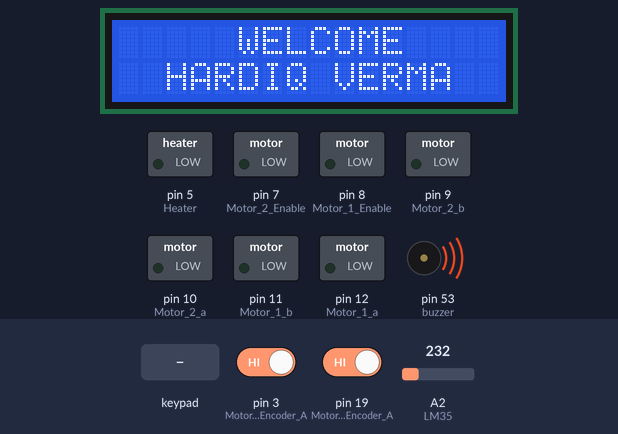
Recording of a sketch running on a simulated Arduino Mega 2560, built with avr-gcc and run on an emulated ATmega2560. Shown: 16×2 character LCD, switched loads named in the sketch (green lamp = pin HIGH), buzzer (waves = sounding, pin HIGH). Inputs (shaded band) come from the test bench; at power-on: pin 3 (Motor_1_Encoder_A) HIGH, pin 19 (Motor_2_Encoder_A) HIGH, A2 (LM35) = 232.

Above: at 0.1 s.
3.8 s: key 'C' pressed
At 5.0 s:
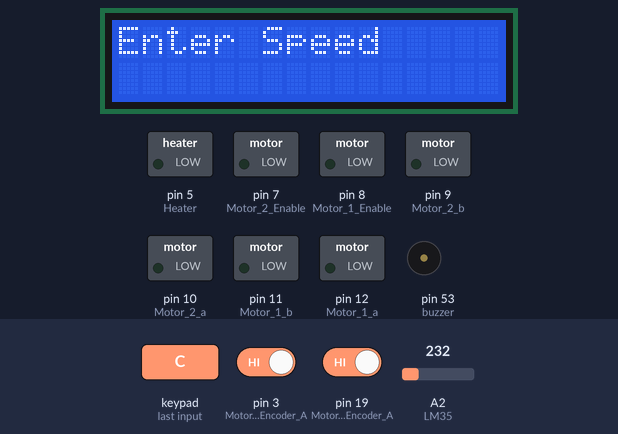
5.4 s: keypad keys 1 2 3 4 * pressed 0.4 s apart
At 7.6 s:
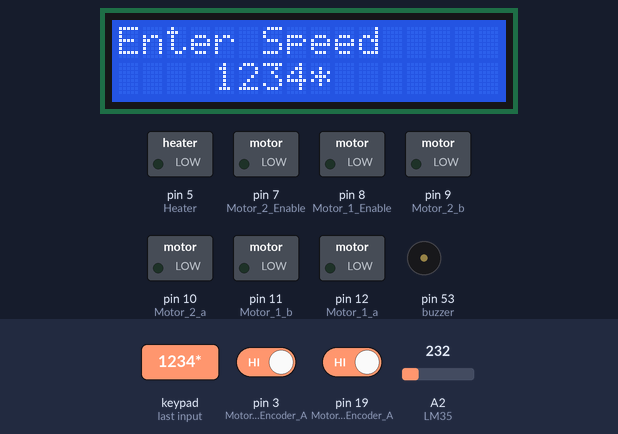
8.9 s: key 'B' pressed
At 9.2 s:
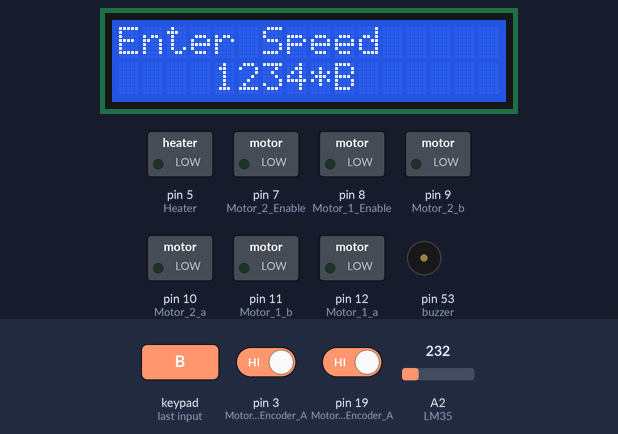
10.4 s: keypad keys 1 2 3 4 D pressed 0.4 s apart
At 12.5 s:
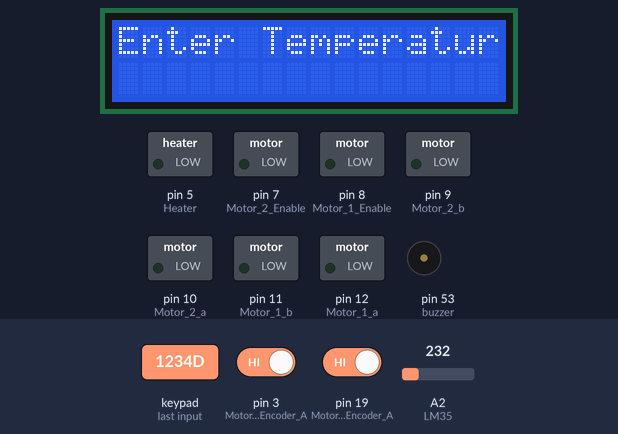
13.9 s: keypad keys 1 3 9 7 D pressed 0.4 s apart
At 17.0 s:
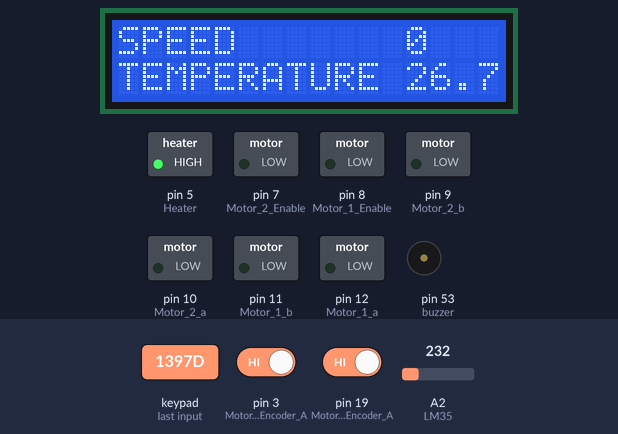
17.4 s: key '*' pressed
At 18.9 s:
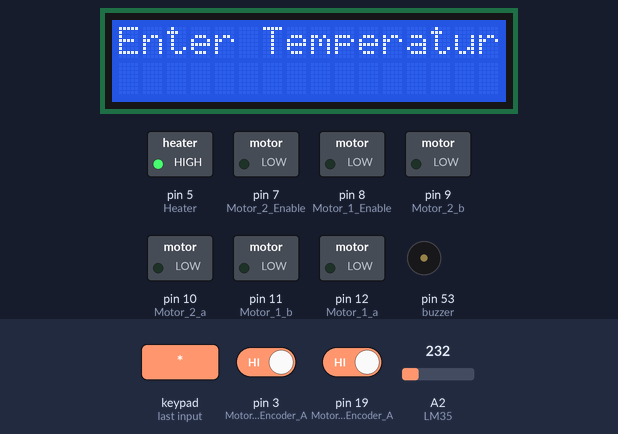
Timing chart, 0 to 20.0 s (numbered marks = the images above; inputs shaded):
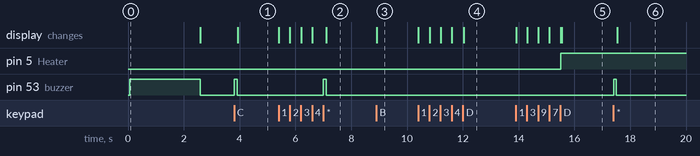

The sketch:

Pharmacy_patent_project.ino
```cpp
#include <PID_v1.h>
#include <Keypad.h>
#include <Wire.h>
#include <LiquidCrystal_PCF8574.h>

#define Motor_1_a 12
#define Motor_1_b 11
#define Motor_2_a 10
#define Motor_2_b 9
#define Motor_1_Enable 8
#define Motor_2_Enable 7
#define Motor_1_Encoder_A 3
#define Motor_1_Encoder_B 2
#define Motor_2_Encoder_A 19
#define Motor_2_Encoder_B 18
#define LM35 A2
#define Heater 5
#define buzzer 53

int Reading = 0;
double Temperature = 0.00;

unsigned long count = 0;

const byte ROWS = 4; //four rows
const byte COLS = 4; //three columns

unsigned int InputSpeed = 0;
double SetTemperature = 0.000;

String InputKeypad = "";
String InputKeypadTemp = "";

boolean EnableKey = false;  // Key to start the entering of the speed.
boolean Enter = false;

boolean EnableTemp = false;
boolean EnterTemp = false;

unsigned long lastMilli = 0;
unsigned long lastMilliPrint = 0;

volatile long count_1 = 0;

int speed_actual_1 = 0;

volatile long count_2 = 0;

int speed_actual_2 = 0;

int PWM_1 = 0;
int PWM_2 = 0;

float Kp = 0.2;                  // For motor
float Kd = 0.03;
float Ki = 0.02;

boolean run = false;

char keys[ROWS][COLS] = {
{ '1','2','3', 'A' }, // A is Start
{ '4','5','6', 'B' }, // B is Stop
{ '7','8','9', 'C' }, // C is Enable Key
{ '*','0','.', 'D' }
};
byte rowPins[ROWS] = { A8, A9, A10, A11 }; //connect to the row pinouts of the keypad
byte colPins[COLS] = { A12, A13, A14, A15 }; //connect to the column pinouts of the keypad

Keypad keypad = Keypad(makeKeymap(keys), rowPins, colPins, ROWS, COLS);

LiquidCrystal_PCF8574 lcd(0x3F);  //lcd Intialization with 0x3F Address


void setup()
{
	pinMode(Motor_1_a, OUTPUT);
	pinMode(Motor_1_b, OUTPUT);
	pinMode(Motor_2_a, OUTPUT);
	pinMode(Motor_2_b, OUTPUT);
	pinMode(Motor_1_Enable, OUTPUT);
	pinMode(Motor_2_Enable, OUTPUT);
	pinMode(Motor_1_Encoder_A, INPUT);
	pinMode(Motor_1_Encoder_B, INPUT);
	pinMode(Motor_2_Encoder_A, INPUT);
	pinMode(Motor_2_Encoder_B, INPUT);
	pinMode(Heater, OUTPUT);
	pinMode(buzzer, OUTPUT);

	digitalWrite(buzzer, LOW);

	analogReference(INTERNAL1V1);

	digitalWrite(Motor_1_Encoder_A, HIGH);
	digitalWrite(Motor_1_Encoder_B, HIGH);

	digitalWrite(Motor_2_Encoder_A, HIGH);
	digitalWrite(Motor_2_Encoder_B, HIGH);


	attachInterrupt(digitalPinToInterrupt(3), rencoder_1, FALLING);

	attachInterrupt(digitalPinToInterrupt(19), rencoder_2, FALLING);

	HeaterOff();

	Wire.begin();

	Wire.beginTransmission(0x3F);

	Serial.begin(9600);

	lcd.begin(16, 2);

	welcomeMessage();

	keypad.addEventListener(keypadEvent);
}

void loop()
{
	digitalWrite(buzzer, LOW);

	char key = keypad.getKey();

	count++;

	DataDisplay();

	ReadTemperature();

	if (EnableKey)
	{

		int Stringlength = 0;
		int i = 4;
		lcd.home();
		lcd.clear();
		lcd.print("Enter Speed");
		Enter = false;

		while (Enter == false)
		{
			key = keypad.getKey();
			if (key)
			{
				if (key != 'D')
				{
					if (key == 'A')
					{
						InputKeypad.remove(InputKeypad.length() - 1);
						i = i - 1;
						lcd.setCursor(i, 1);
						lcd.print(" ");
					}
					if (key != 'A')
					{
						InputKeypad = InputKeypad + (char)key;
						Stringlength = InputKeypad.length();
						lcd.setCursor(i, 1);
						lcd.print(key);
						i++;
					}
				}
				else
				{
					Enter = true;
				}
			}
		}

		EnableKey = false;

		InputSpeed = InputKeypad.toInt();

		//Serial.println(InputKeypad); uncomment for debugging
		//Serial.println(InputSpeed);

		InputKeypad = "";
		lcd.home();
		lcd.clear();
	}
	if (EnableTemp)
	{

		int Stringlength = 0;
		int i = 4;
		lcd.home();
		lcd.clear();
		lcd.print("Enter Temperature");
		EnterTemp = false;

		while (EnterTemp == false)
		{
			key = keypad.getKey();
			if (key)
			{
				if (key != 'D')
				{
					if (key == 'A')
					{
						InputKeypadTemp.remove(InputKeypadTemp.length() - 1);
						i = i - 1;
						lcd.setCursor(i, 1);
						lcd.print(" ");
					}
					if (key != 'A')
					{
						InputKeypadTemp = InputKeypadTemp + (char)key;
						Stringlength = InputKeypadTemp.length();
						lcd.setCursor(i, 1);
						lcd.print(key);
						i++;
					}
				}
				else
				{
					EnterTemp = true;
				}
			}
		}

		 EnableTemp = false;
		 SetTemperature = InputKeypadTemp.toDouble();

		//Serial.println(InputKeypadTemp); uncomment for debugging
		//Serial.println(SetTemperature);

		InputKeypadTemp = "";
		lcd.home();
		lcd.clear();
	}
	Motor_run();
	HeaterOn();
}
void keypadEvent(KeypadEvent key)
{
	switch (keypad.getState())
	{
	case PRESSED:
		if (key == 'C')
		{
			EnableKey = true;
			beep(0.1);
		}
		if (key == '*')
		{
			EnableTemp = true;
			beep(0.1);
		}
		break;

	case HOLD:
		if (key == 'A')
		{
			start();
			beep(0.1);
		}
		if (key == 'B')
		{
			stop();
			beep(0.1);
		}
		break;
	}
}
void start()
{
	run = true;
}
void stop()
{
	run = false;
}

void welcomeMessage()
{
	digitalWrite(buzzer, HIGH);
	lcd.setBacklight(255);
	lcd.home();
	lcd.setCursor(4, 0);
	lcd.print(" WELCOME");
	lcd.setCursor(0, 1);
	lcd.print("  HARDIQ VERMA");
	delay(2500);
	lcd.clear();
}

void rencoder_1()
{
	if (digitalRead(Motor_1_Encoder_B) == LOW)   count_1++;
	if (digitalRead(Motor_1_Encoder_B) == HIGH)   count_1--;
}
void rencoder_2()
{
	if (digitalRead(Motor_2_Encoder_B) == LOW)   count_2++;
	if (digitalRead(Motor_2_Encoder_B) == HIGH)   count_2--;
}
void getMotorData_1()
{
	static long countAnt = 0;
	speed_actual_1 = ((count_1 - countAnt)*(60 * (1000 / 100))) / (358);
	countAnt = count_1;
}
void getMotorData_2()
{
	static long countAnt = 0;
	speed_actual_2 = ((count_2 - countAnt)*(60 * (1000 / 100))) / (358);
	countAnt = count_2;
}
int updatePid_1(int command, int targetValue, int currentValue)
{
	float pidTerm = 0;
	int error = 0;
	static int last_error = 0;
	static int error_sum = 0;

	error = abs(targetValue) - abs(currentValue);

	error_sum = error_sum + (Ki* error);

	if (error_sum > 255)
	{
		error_sum = 255;
	}
	else if (error_sum < 0)
	{
		error_sum = 0;
	}

	pidTerm = (Kp * error) + (Kd * (error - last_error)) + error_sum;
	last_error = error;
	return constrain(command + int(pidTerm), 0, 255);
}
int updatePid_2(int command, int targetValue, int currentValue)
{
	float pidTerm = 0;
	int error = 0;
	static int last_error = 0;
	static int error_sum = 0;

	error = abs(targetValue) - abs(currentValue);

	error_sum = error_sum + (Ki* error);

	if (error_sum > 255)
	{
		error_sum = 255;
	}
	else if (error_sum < 0)
	{
		error_sum = 0;
	}

	pidTerm = (Kp * error) + (Kd * (error - last_error)) + error_sum;
	last_error = error;
	return constrain(command + int(pidTerm), 0, 255);
}

void printMotorInfo()
{
	if ((millis() - lastMilliPrint) >= 500)
	{
		lastMilliPrint = millis();
		/*Serial.print(InputSpeed);
		Serial.print("\t");
		Serial.print(speed_actual_1);
		Serial.print("\t");
		Serial.println(speed_actual_2);*/
	}
}

void Motor_run()
{
	if (run)
	{
		if ((millis() - lastMilli) >= 100)
		{
			lastMilli = millis();
			getMotorData_1();
			PWM_1 = updatePid_1(PWM_1, InputSpeed, speed_actual_1);

			analogWrite(Motor_1_Enable, PWM_1);
			digitalWrite(Motor_1_a, HIGH);
			digitalWrite(Motor_1_b, LOW);

			getMotorData_2();

			PWM_2 = updatePid_2(PWM_2, InputSpeed, speed_actual_2);

			analogWrite(Motor_2_Enable, PWM_2);
			digitalWrite(Motor_2_a, HIGH);
			digitalWrite(Motor_2_b, LOW);
		}
		printMotorInfo();

	}
	else
	{
		analogWrite(Motor_1_Enable, 0);
		digitalWrite(Motor_1_a, LOW);
		digitalWrite(Motor_1_b, LOW);

		analogWrite(Motor_2_Enable, 0);
		digitalWrite(Motor_2_a, LOW);
		digitalWrite(Motor_2_b, LOW);
	}
}

void ReadTemperature()
{
	for (int i = 0; i < 15; i++)
	{
		Reading = analogRead(LM35);
		Temperature = Temperature + (float)Reading / 9.31;
	}
	Temperature = Temperature / 15.0;
	//Serial.println(Temperature);
}
void DataDisplay()
{
	if (count > 500)
	{
		lcd.setBacklight(255);
		lcd.home();
		lcd.print("SPEED");
		if (speed_actual_2 < 100)
		{
			lcd.setCursor(12, 0);
			lcd.print(speed_actual_2);
			lcd.setCursor(14, 0);
			lcd.print("  ");
		}
		else
		{
			lcd.setCursor(12, 0);
			lcd.print(speed_actual_2);
		}
		lcd.setCursor(0, 1);
		lcd.print("TEMPERATURE");
		lcd.setCursor(12, 1);
		lcd.print(Temperature);
		count = 0;
	}
}
void HeaterOff()
{
	digitalWrite(Heater, LOW);
}
void HeaterOn()
{
	if (Temperature < SetTemperature)
	{
		digitalWrite(Heater, HIGH);
	}
	else
	{
		digitalWrite(Heater, LOW);
	}
}
void beep(float time)
{
	digitalWrite(buzzer, HIGH);
	delay(time*1000);
	digitalWrite(buzzer, LOW);
}
```

Measured:
- after the input at 3.8 s, pin 53 (buzzer): LOW → HIGH at once, → LOW 0.10 s later; the display: changes after 0.13 s (image 1)
- after the input at 5.4 s, pin 53 (buzzer): LOW → HIGH after 1.6 s, → LOW 0.10 s later; the display: first changes at once (image 2 shows a later state)
- after the input at 8.9 s, the display: changes at once (image 3)
- after the input at 10.4 s, the display: first changes at once (image 4 shows a later state)
- after the input at 13.9 s, pin 5 (Heater): LOW → HIGH after 1.6 s; the display: first changes at once (image 5 shows a later state)
- after the input at 17.4 s, pin 53 (buzzer): LOW → HIGH at once, → LOW 0.10 s later; the display: changes after 0.13 s (image 6)
